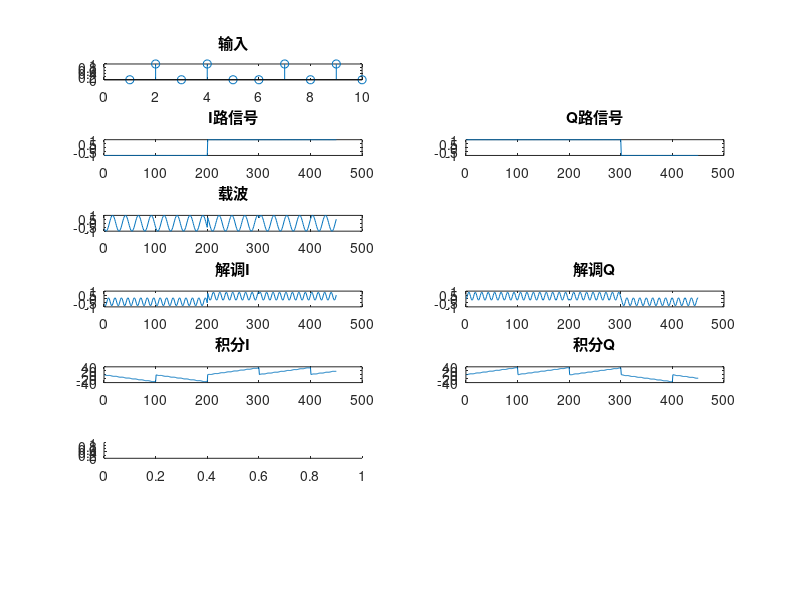

This chart was generated by the following MATLAB code: (Note: this script raises an error after producing the figure.)
% 研究QPSK调制与解调

Fs = 1000;          % 采样率1000Hz
fs = 40;            % 信号频率40Hz
t1 = 0; t2 = 0.45;   % 仿真时间0-0.45s

baud = 20;          % 波特率20bps
codes = [0 1 0 1 0 0 1 0 1]; % 原始信息

t = t1:1/Fs:t2-1/Fs;
baud_iq = baud/2;

i_codes = zeros(1, ceil(length(codes)/2));
q_codes = zeros(1, ceil(length(codes)/2));
bin_signal = zeros(1, length(t));
i_signal = zeros(1, length(t));
q_signal = zeros(1, length(t));

% 生成数字信号序列（仅作展示）
for i = 1:length(t)
    bin_signal(i) = codes( floor(t(i)*baud)+1 );
end

% 生成IQ序列
for i = 1:2:length(codes)
    
    % 如果不足1组，补零
    if (i>length(codes)-1)
        codes(length(codes)+1) = 0;
    end
    
    % 硬编码实现格雷码
    if ( codes(i)==0 && codes(i+1)==0 )
        i_codes(ceil(i/2)) = 1;
        q_codes(ceil(i/2)) = 1;
    else
        if ( codes(i)==0 && codes(i+1)==1 )
            i_codes(ceil(i/2)) = -1;
            q_codes(ceil(i/2)) = 1;
        else
            if ( codes(i)==1 && codes(i+1)==1 )
                i_codes(ceil(i/2)) = -1;
                q_codes(ceil(i/2)) = -1;
            else
                i_codes(ceil(i/2)) = 1;
                q_codes(ceil(i/2)) = -1;
            end
        end
    end
end

% 生成IQ信号序列
for i = 1:length(t)
    i_signal(i) = i_codes( floor(t(i).*baud_iq)+1 );
    q_signal(i) = q_codes( floor(t(i).*baud_iq)+1 );
end

% QPSK调制
c1 = cos( 2*pi*fs*t );
c2 = sin( 2*pi*fs*t );
t1 = i_signal.*c1;
t2 = q_signal.*c2;

ta = 1/sqrt(2)*(t1-t2);             % 天线发送，假设理想传输

% QPSK解调

% 同步解调
r1 = c1.*ta;
r2 = -c2.*ta;

% 积分
sum_i = 0;
sum_q = 0;
ri = zeros(1, length(t));           % i,q通道积分数据
rq = zeros(1, length(t));
for i = 1:length(t)
    sum_i = sum_i + r1(i);
    sum_q = sum_q + r2(i);
    ri(i) = sum_i;
    rq(i) = sum_q;
    if ( mod(i,Fs/baud_iq)==0 )     % 接收每个码元后归零
        sum_i = 0;
        sum_q = 0;
    end
end

% 模拟判决（反面例子）
%   注意！这里直接通过积分值判决，但实际情况不能这么用，
% 因为如果信道不理想，两个通道值可能不能同时跳变，形成毛刺，
% 实际情况中应该使用统一的时钟来抽样判决。
% last_i = 0;
% last_q = 0;
% ji = zeros(1, length(t));
% jq = zeros(1, length(t));
% for i = 1:length(t)
%     ji(i) = last_i;
%     jq(i) = last_q;
%     if ( ri(i)>10 )
%         last_i = 1;
%     else
%         if ( ri(i)<-10 )
%             last_i = 0;
%         end
%     end
%     
%     if ( rq(i)>10 )
%         last_q = 1;
%     else
%         if ( rq(i)<-10 )
%             last_q = 0;
%         end
%     end
% end

% 模拟IQ通道抽样时钟
decoded = zeros(1,length(codes));
p_decoded = 1;
for i=1:length(t)
    % 码元中点
    if ( mod(i,Fs/baud_iq)==Fs/baud_iq/2 )
        
        % 判决，解格雷码，输出结果
        if( ri(i)>0 && rq(i)>0 )
            decoded(p_decoded) = 0;
            decoded(p_decoded+1) = 0;
        else
            if( ri(i)<0 && rq(i)>0 )
                decoded(p_decoded) = 0;
                decoded(p_decoded+1) = 1;
            else
                if( ri(i)<0 && rq(i)<0 )
                    decoded(p_decoded) = 1;
                    decoded(p_decoded+1) = 1;
                else
                    decoded(p_decoded) = 1;
                    decoded(p_decoded+1) = 0;
                end
            end
        end
        p_decoded = p_decoded + 2;
        
    end
end

% 绘图
figure(1),
subplot(7,2,1),stem(codes),title('输入');
subplot(7,2,3),plot(i_signal),title('I路信号');
subplot(7,2,4),plot(q_signal),title('Q路信号');
subplot(7,2,5),plot(ta),title('载波');
subplot(7,2,7),plot(r1),title('解调I');
subplot(7,2,8),plot(r2),title('解调Q');
subplot(7,2,9),plot(ri),title('积分I');
subplot(7,2,10),plot(rq),title('积分Q');
subplot(7,2,11),plot(ji),title('判决I');
subplot(7,2,12),plot(jq),title('判决Q');
subplot(7,2,13),stem(decoded),title('输出');
